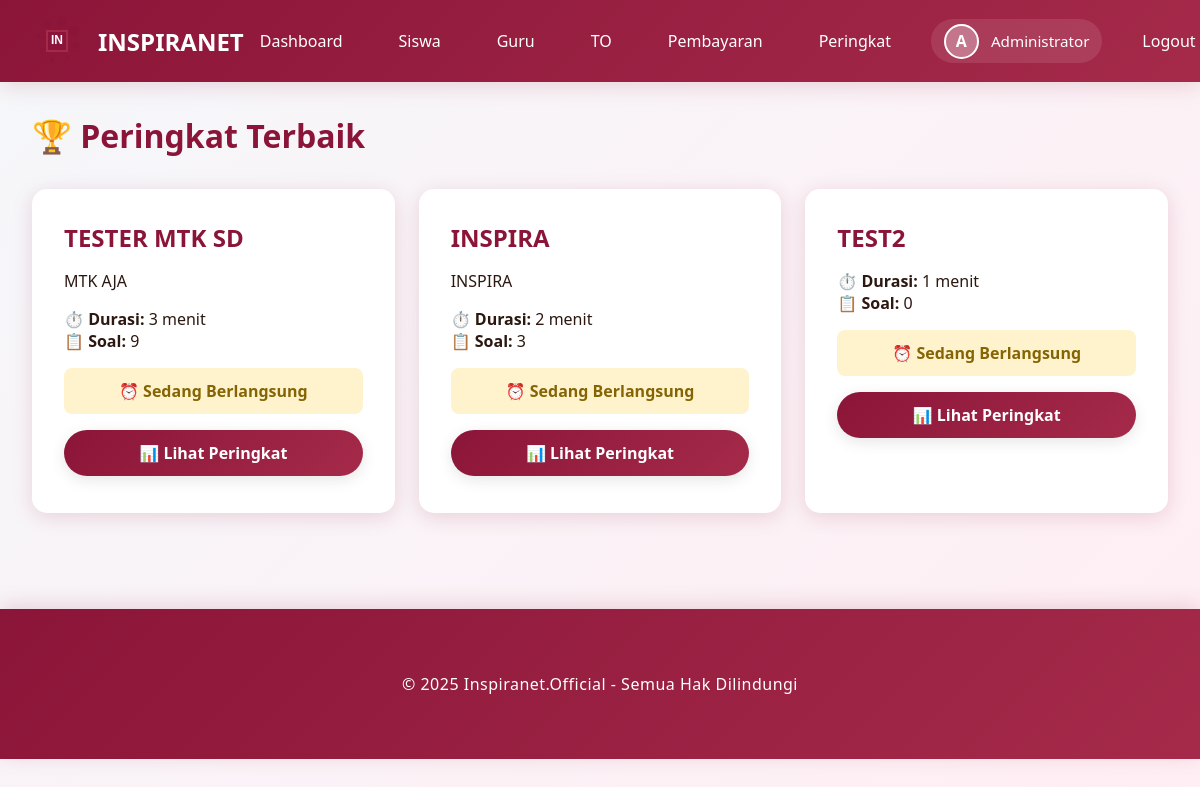
Page /peringkat (signed in) on the earlier database version.
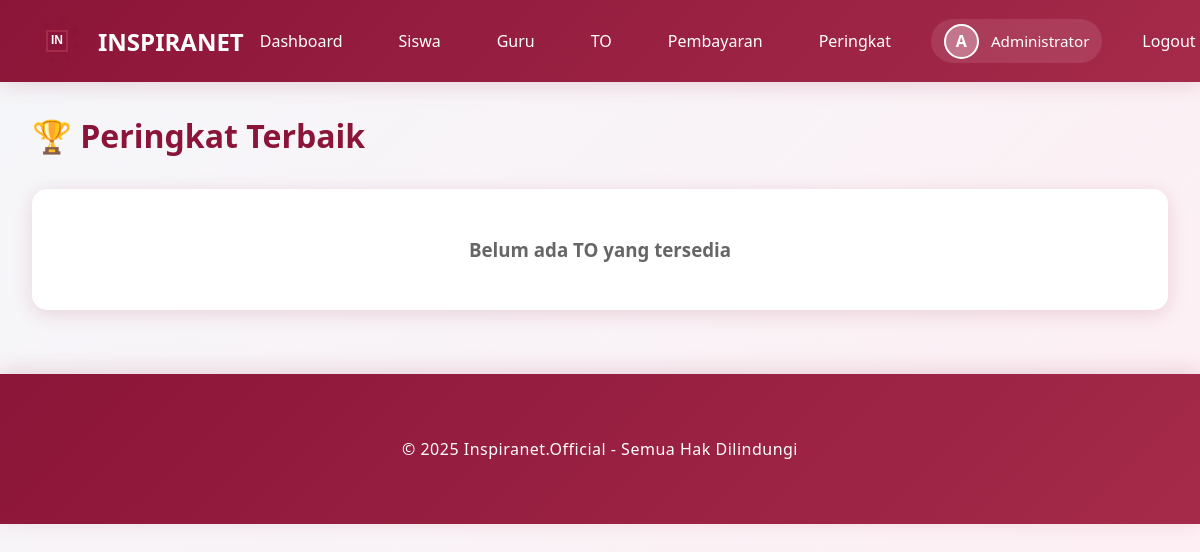
Same page on the later database version.
### models.py (models this page shows, shortened)
class Exam(db.Model):
    __tablename__ = 'exams'
    id = db.Column(db.Integer, primary_key=True)
    title = db.Column(db.String(200), nullable=False)
    description = db.Column(db.Text, nullable=True)
    duration_minutes = db.Column(db.Integer, nullable=False, default=120)
    total_questions = db.Column(db.Integer, nullable=False, default=0)
    is_premium = db.Column(db.Boolean, default=False)
    price = db.Column(db.Integer, default=0)
    is_active = db.Column(db.Boolean, default=True)
    start_time = db.Column(db.DateTime, nullable=True)
    end_time = db.Column(db.DateTime, nullable=True)
    created_by = db.Column(db.Integer, db.ForeignKey('users.id'), nullable=False)
    created_at = db.Column(db.DateTime, default=datetime.utcnow)
    questions = db.relationship('Question', backref='exam', lazy=True, cascade='all, delete-orphan')
    attempts = db.relationship('ExamAttempt', backref='exam', lazy=True, cascade='all, delete-orphan')
    payments = db.relationship('Payment', backref='exam', lazy=True, cascade='all, delete-orphan')
    leaderboard_entries = db.relationship('Leaderboard', backref='exam', lazy=True, cascade='all, delete-orphan')
    def get_status(self):
        now = datetime.utcnow()
        if self.start_time and now < self.start_time:
            return 'belum_dimulai'
        elif self.end_time and now > self.end_time:
            return 'selesai'
        elif self.start_time and self.end_time and self.start_time <= now <= self.end_time:
            return 'berlangsung'
        else:
            return 'berlangsung'

### app.py (the view)
@app.route("/peringkat")
@login_required
def all_leaderboards():
    all_exams = Exam.query.filter_by(is_active=True).all()
    now = datetime.utcnow()
    finished_exams = []
    for exam in all_exams:
        if exam.end_time and now > exam.end_time:
            finished_exams.append(exam)
        elif not exam.end_time:
            finished_exams.append(exam)
    return render_template("all_leaderboards.html", exams=finished_exams)

### app.py (called while the page is built)
@login_manager.user_loader
def load_user(user_id):
    return User.query.get(int(user_id))

@app.before_request
def ensure_db():
    if not hasattr(app, '_db_initialized'):
        app._db_initialized = True
        init_database()

### templates/all_leaderboards.html (shortened to what this page needs)
{% extends "base.html" %}
{% block content %}
<h1 style="color: var(--primary-color); margin-bottom: 2rem;">🏆 Peringkat Terbaik</h1>
<div style="display: grid; grid-template-columns: repeat(auto-fill, minmax(350px, 1fr)); gap: 1.5rem;">
    {% for exam in exams %}
    <div class="card">
        <h2>{{ exam.title }}</h2>
        <p>{{ exam.description }}</p>
        <div style="margin: 1rem 0;">
            <p><strong>⏱️ Durasi:</strong> {{ exam.duration_minutes }} menit</p>
            <p><strong>📋 Soal:</strong> {{ exam.total_questions }}</p>
            {% set status = exam.get_status() %}
            {% if status == 'selesai' %}
            <div style="padding: 0.75rem; background: #d4edda; color: #155724; border-radius: 8px; margin-top: 1rem; text-align: center;">
                <strong>✅ TO Sudah Selesai</strong><br>
                <small>Berakhir: {{ exam.get_local_end_time().strftime('%d %B %Y, %H:%M') }} WIB</small>
            </div>
            {% elif status == 'berlangsung' %}
            <div style="padding: 0.75rem; background: #fff3cd; color: #856404; border-radius: 8px; margin-top: 1rem; text-align: center;">
                <strong>⏰ Sedang Berlangsung</strong><br>
            </div>
            {% elif status == 'belum_dimulai' %}
            <div style="padding: 0.75rem; background: #f8d7da; color: #721c24; border-radius: 8px; margin-top: 1rem; text-align: center;">
                <strong>🔒 Belum Dimulai</strong><br>
                <small>Mulai: {{ exam.get_local_start_time().strftime('%d %B %Y, %H:%M') }} WIB</small>
            </div>
            {% endif %}
        </div>
        <a href="{{ url_for('leaderboard', exam_id=exam.id) }}" class="btn btn-primary" style="width: 100%; text-decoration: none; text-align: center;">
            📊 Lihat Peringkat
        </a>
    </div>
    {% endfor %}
</div>
{% if not exams %}
<div class="card" style="text-align: center; padding: 3rem;">
    <h3 style="color: #666;">Belum ada TO yang tersedia</h3>
</div>
{% endif %}
{% endblock %}

Differences in the rows shown:
no longer on this page (row edited): Exam: title "TESTER MTK SD", description "MTK AJA", duration_minutes "3", total_questions "9"
removed Exam: title "INSPIRA", description "INSPIRA", duration_minutes "2", total_questions "3"
removed Exam: title "TEST2", duration_minutes "1", total_questions "0"
Other differences:
text now shown: "Belum ada TO yang tersedia"
